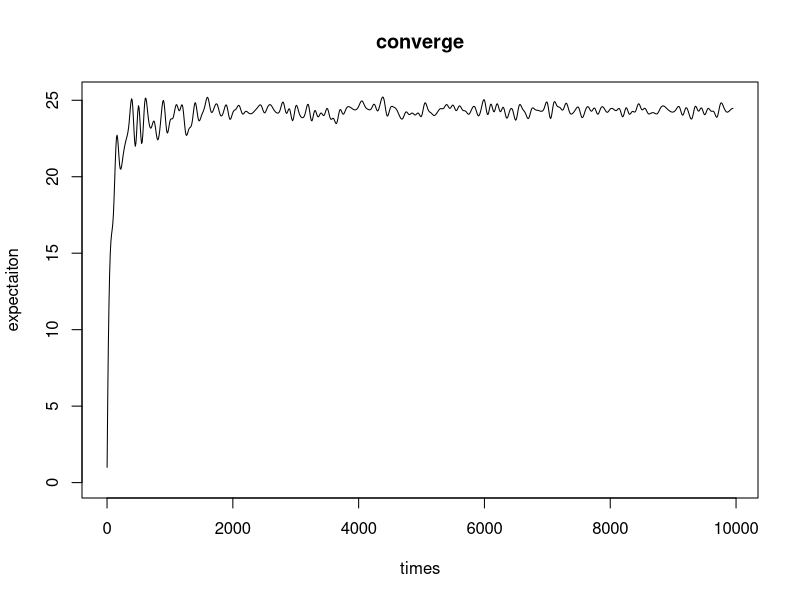

Source code (R):
good_sequence <- function(init,n)
{k <- length(init)
total <- 0
new <- c(2, init, 2)
for (i in 1:n){
  index <- 1+sample(1:k,1)
  newbit <- 0+ !new[index]
  if (newbit == 0){
    new[index] <- 0
    total <- total + sum(new)
  }else{
    if(new[index-1]==1|new[index+1]==1){
      total <- total+sum(new)
  }
    else{new[index]<-1
    total<-total+sum(new)}}
}
total/n-4}
m=88
init<-rep(0,m)
y=c()
print(good_sequence(init,10000))
for (i in seq(1,10000,50)){
 y=c(y,good_sequence(init,i)) 
}
options(scipen=999)
library(ggplot2)
x=seq(1,50*length(y),50)
sp=spline(x,y,n=1000)
plot(sp,type='l',xlim=c(0,max(x)),ylim=c(0,max(y)),xlab="times",
ylab="expectaiton",main="converge",
col.main="black",font.main=2)